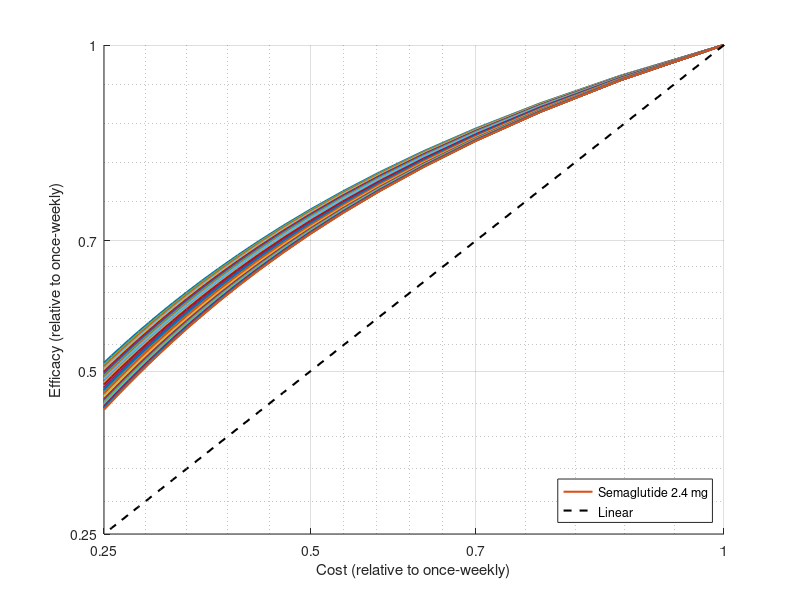

Write MATLAB code to recreate this figure. (Note: this script raises an error after producing the figure.)
%Anil Cengiz - Nov 25,2024

%This scripts computes relative efficacies by taking weekly dosing as
%reference and using the data in semag_ss.mat

clear all
clc
close all

load("semag_ss.mat")

col_vec=["#e41a1c","#377eb8","#4daf4a","#984ea3"];

ref7days=holder(:,:,3);
holder_adj=holder./ref7days*100;

linwid=1.5;
hfig=figure()
hold on;

dosing_interval=dosing_interval(3:end);
holder_adj=holder_adj(:,:,3:end);


X=dosing_interval/(24);
X=X(1)./X;

for i=1:length(emaxi_vec)
    for  k=1:length(emaxs_vec)


        % scatter(dosing_interval/(24),squeeze(holder_adj(i,k,:)),80,'MarkerEdgeColor',col_vec(2),'MarkerFaceColor',col_vec(2),'MarkerFaceAlpha',.1,'MarkerEdgeAlpha',.1);
        p1=plot(X,squeeze(holder_adj(i,k,:))./100,'LineWidth',linwid);
        % alpha(.01)
    end
end

p2=plot(X,1.*X,'k--','LineWidth',linwid);
% legend([p1,p2],"Semaglutide 2.4 mg","Relative Frequency", "Location","Southeast")

legend([p1,p2],"Semaglutide 2.4 mg",...
    "Linear",...
    "Location","Southeast")

% text(.5, .75+.05,  '75\%', 'FontSize', 35, 'Color', 'k', 'HorizontalAlignment', 'left');
% text(.5, .71-.01,  '71\%', 'FontSize', 35, 'Color', 'k', 'HorizontalAlignment', 'left');

xlabel("Cost (relative to once-weekly)")
ylabel("Efficacy (relative to once-weekly)")
grid on 
grid minor
xlim([.25,1])
ylim([.25,1])
xticks([.25,.5,.7,1])
yticks([.25,.5,.7,1])
h = gca; % Get axis to modify
h.XAxis.MinorTick = 'on'; % Must turn on minor ticks if they are off
temp=flip(7./[7:1:28]);
h.XAxis.MinorTickValues = temp; % Minor ticks which don't line up with majors
h.YAxis.MinorTick = 'on'; % Must turn on minor ticks if they are off
h.YAxis.MinorTickValues = temp; % Minor ticks which don't line up with majors



fname="figSteadyStateVarEmax"

picturewidth = 20; % set this parameter and keep it forever
hw_ratio = 0.75; % feel free to play with this ratio
set(findall(hfig,'-property','FontSize'),'FontSize',21) % adjust fontsize to your document

set(findall(hfig,'-property','Box'),'Box','on') % optional
set(findall(hfig,'-property','Interpreter'),'Interpreter','latex')
set(findall(hfig,'-property','TickLabelInterpreter'),'TickLabelInterpreter','latex')
set(hfig,'Units','centimeters','Position',[3 3 picturewidth hw_ratio*picturewidth])
pos = get(hfig,'Position');
set(hfig,'PaperPositionMode','Auto','PaperUnits','centimeters','PaperSize',[pos(3), pos(4)])
%print(hfig,fname,'-dpdf','-painters','-fillpage')

legend boxoff
%print(hfig,fname,'-dpng','-painters')
%set(hfig, 'Position', get(0, 'Screensize'));
exportgraphics(hfig, strcat(fname,'.pdf'), 'ContentType', 'vector');
saveas(hfig,strcat(fname,'.fig'))

%%

function bw=body_weight(bw_0, bw_s, bw_i, bw_pld, bw_pln)
bw=bw_0-bw_s-bw_i+bw_pld+bw_pln;
end

function dydt = ode_solver(t,y,tc,c,par)
bw_pld=y(1);
bw_pln=y(2);
bw_s=y(3);

cavg=interp1(tc,c,t);

kin=par.bw0*par.kout*par.newss;

dydt = zeros(3,1);
dbw_pld=-par.koutpl*(bw_pld+par.bw0*par.plbmax*exp(-par.tfac*t));
dbw_pln=-par.kout_s_plcb*(bw_pln-par.bw0*(par.newss-1));

dbw_s=kin*(par.emaxs*cavg/(par.ec50s+cavg))-par.kout*bw_s;
%dbw_s=kin*(0.01*emaxs*cavg/(ec50+cavg))-kout*bw_s;

dydt(1) = dbw_pld;
dydt(2) =dbw_pln;
dydt(3)=dbw_s;
end


